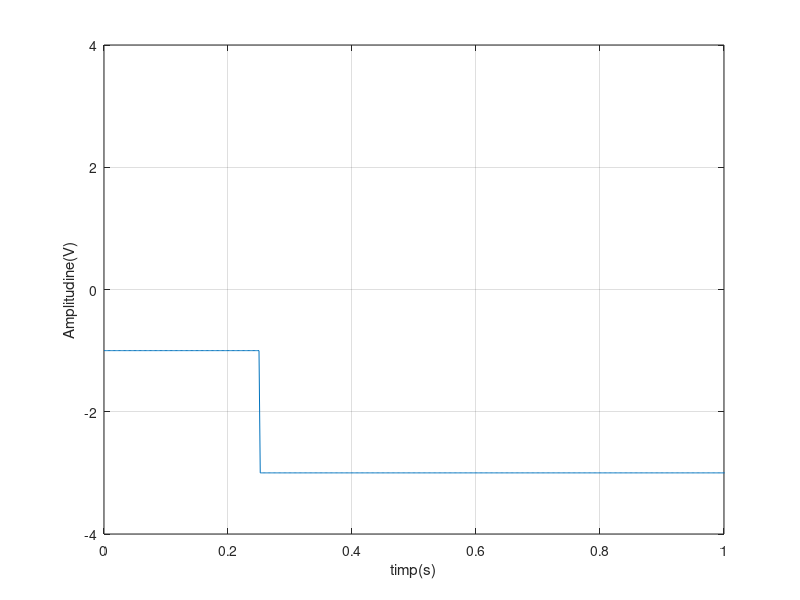

This chart was generated by the following MATLAB code:
 %Se va genera un semnal cu rezolutie temporara de 2ms, 20ms, 200ms pentru un
%semnal continuu de tipul:
%3. Semnal dreptunghiular multinivel, aleator ? Durata fiec?rui 
%nivel: 0,25 s.Nivelurile 

%b) {-3,-1,1,3} 

%Rezolutie temporara 2ms.
%analog pentru 20ms si 200ms doar ca se modifica __ din t=0:0.02/0.2:__
t=0:0.002:1.006;%variabila timp necesara pentru a afisa 4 nivele aleatoare
i=1;%contor
n=[-3,-1,1,3] ; %nivelele semnalului
pozitia=randi(length(n)); %cu functia randi extrag o pozitie aleatoare din n
Nivel_aleator=n(pozitia);%nivel_aleator ia valoarea din pozitia extrasa
v1=zeros(1,126); %t=0:0.002:0.25, de la 0 la 0.25 cu pasul de 0.002 sunt 126

for i=1:1:126  
    v1(i)=Nivel_aleator;  %umplu primul vector cu un nivel aleator
end
   
v2=zeros(1,126);
pozitia=randi(length(n));
Nivel_aleator=n(pozitia);
for i=1:1:126
    v2(i)=Nivel_aleator; %umplu al doi-lea vector cu un nivel aleator
end

v3=zeros(1,126);
pozitia=randi(length(n));
Nivel_aleator=n(pozitia);
for i=1:1:126
     v3(i)=Nivel_aleator;%umplu al trei-lea vector cu un nivel aleator
end

v4=zeros(1,126)
pozitia=randi(length(n));
Nivel_aleator=n(pozitia);

for i=1:1:126
    v4(i)=Nivel_aleator;%umplu al patru-lea vector cu un nivel aleator
end
V=[v1,v2,v3,v4];
plot(t,V),grid,axis([0 1 -4 4]),xlabel('timp(s)'),
ylabel('Amplitudine(V)');%afisez V=f(t)